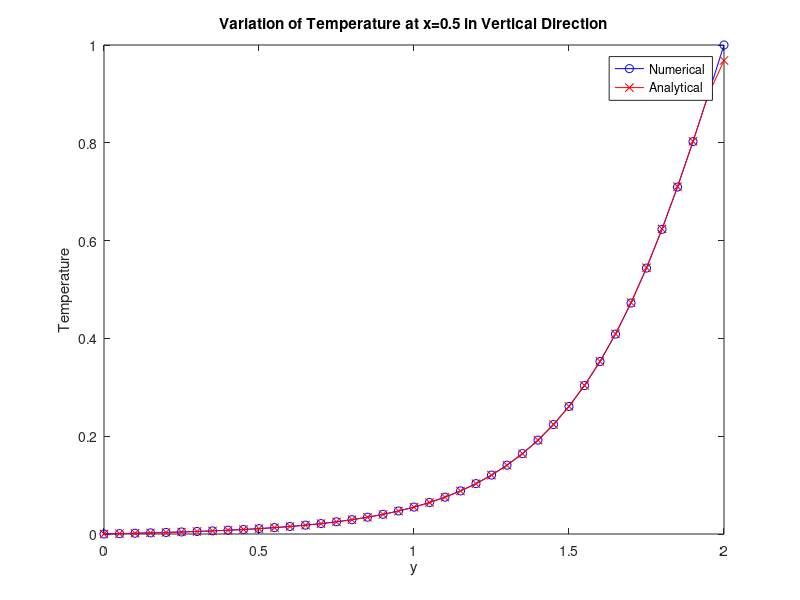
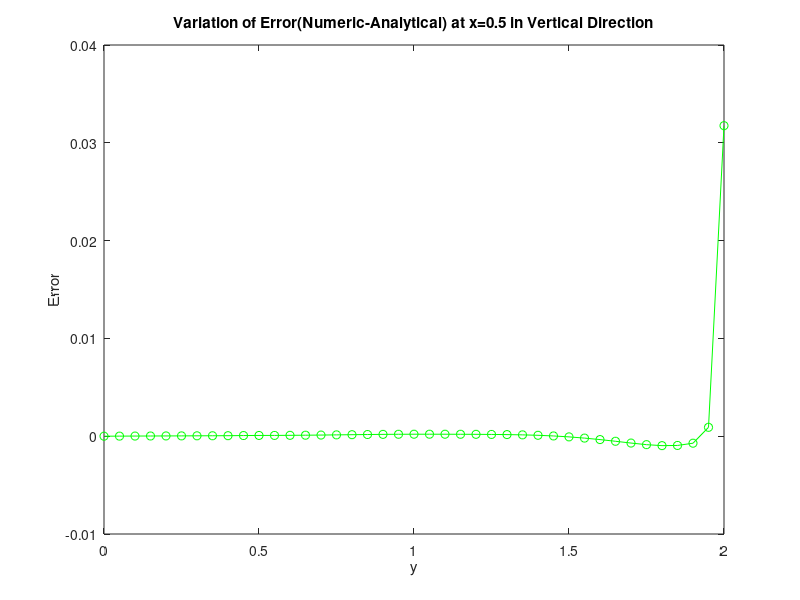

Recreate these plots in MATLAB, in order.
%This program solves two dimensional elliptical partial differential equation in T
%(Temperature). Physics-wise,it is 2-D thermal conduction equation with temperature boundary
%condition for the rectangular slab which is 1m in x direction & 2m in y direction. 
% The code uses point SOR method with w as over relaxation parameter.
%Over relaxation parameter w can be varied between 1 to 2 to minimize
%number of iteration. For this grid size of 21 x 41, optimum w as 1.785.
%This code outputs matrices outputting analytical (matrix Y) and
%numerical (matrix T) solution. It also outputs 2 graphs which compare
%analytical & numerical solutions and numerical error associated with this
%method.
function a5b
clc;
clear;
L=1;
H=2;
n=21;
m=41;
x=linspace(0,L,n);
y=linspace(0,H,m);
delta_x=L/(n-1);
delta_y=H/(m-1);
b=delta_x/delta_y;
w=1.785;
T=zeros(m,n);
T(1,:)=0;
T(:,1)=0;
T(:,end)=0;
T(end,:)=1;
M=zeros(m,n);
M(1,:)=0;
M(:,1)=0;
M(:,end)=0;
M(end,:)=1;
%Analytical soln
for k=1:m
for l=1:n
x=delta_x*(l-1);
y=delta_y*(k-1);
Y(k,l)=analytical(x,y,L,H);
end
end
%Numeric soln
add=1;
v=0;
while add >0.01
for j=m-1:-1:2
for i=n-1:-1:2
M(j,i)=(1-w)*T(j,i)+w*(T(j,i+1)+T(j,i-1)+(b^2)*(T(j-1,i)+T(j+1,i)))/(2*(1+b^2));
err(j,i)=M(j,i)-T(j,i);
T(j,i)=M(j,i);
end
end
v=v+1;
add=sum(sum(abs(err)));
end
%Plotting graphs at x=0.5
u=linspace(0,H,m);
plot(u,T(:,(end+1)/2),'b-o',u,Y(:,(end+1)/2),'r-x');
title('Variation of Temperature at x=0.5 in Vertical Direction');
legend('Numerical','Analytical');
xlabel('y');
ylabel('Temperature');
figure
plot(u,T(:,(end+1)/2)-Y(:,(end+1)/2),'g-o');
title('Variation of Error(Numeric-Analytical) at x=0.5 in Vertical Direction');
xlabel('y');
ylabel('Error');
%T is numeric solution
T
%Y is analytical solution
Y

end
function term=analytical(x,y,L,H)
term=0;
for n=1:20
   term=term+((1+(-1)^(n+1)))*(sinh(n*pi*(y)/L))*(sin(n*pi*x/L))/(sinh(n*pi*H/L)*n*pi) ;
end
term=term*2;
end